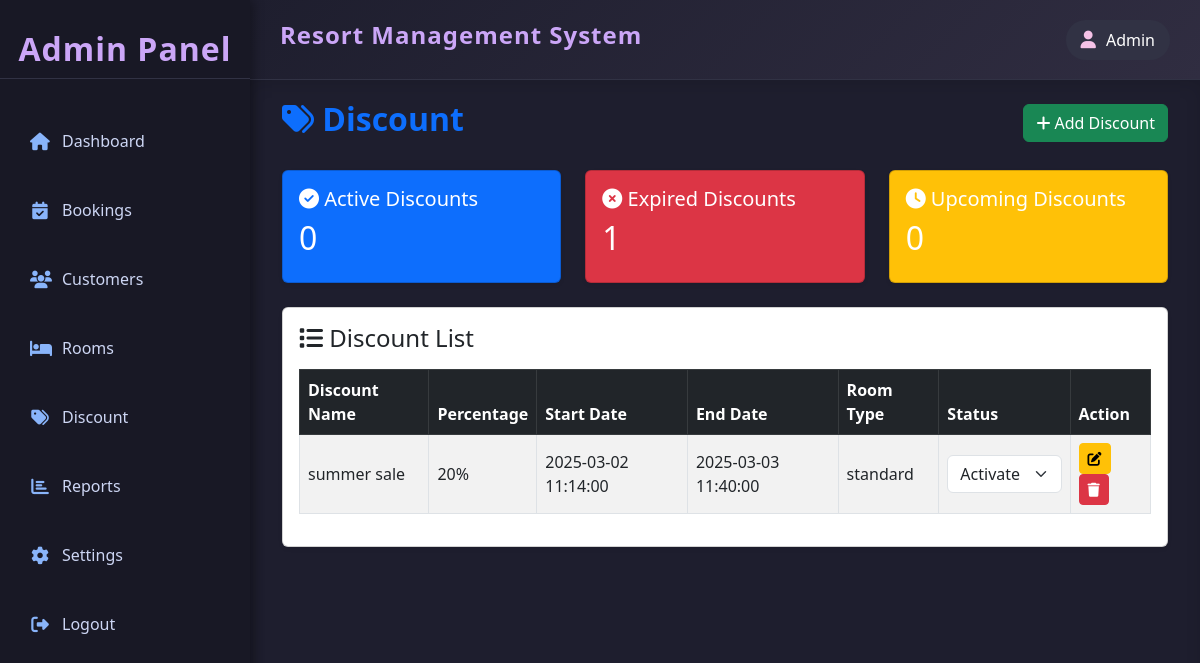
/admin/discount/index.php, run on the app's committed database.
### tables this page shows
CREATE TABLE IF NOT EXISTS `discount` (
  `discount_id` int(11) NOT NULL AUTO_INCREMENT,
  `discount_name` varchar(50) NOT NULL,
  `discount_percentage` int(11) NOT NULL,
  `discount_start` datetime NOT NULL,
  `discount_end` datetime NOT NULL,
  `discount_status` enum('activate','deactivate') NOT NULL,
  `applicable_room` enum('premium','deluxe','standard') NOT NULL,
  `created_at` datetime NOT NULL DEFAULT current_timestamp(),
  `updated_at` datetime NOT NULL DEFAULT current_timestamp(),
  PRIMARY KEY (`discount_id`)
);

### admin/includes/system_update.php (called while the page is built, shortened)
<?php
$track_query="SELECT
(SELECT COUNT(*) FROM discount WHERE discount_start<=NOW() && discount_end>=NOW()) AS active_discount,
(SELECT COUNT(*) FROM discount WHERE discount_start<NOW() && discount_end<NOW()) AS expired_discount,
(SELECT COUNT(*) FROM discount WHERE discount_start>NOW() && discount_end>NOW()) AS upcoming_discount;";
?>

### admin/discount/index.php (the view, shortened to what this page needs)
<?php
include('../../resources/database/config.php');
include("../includes/system_update.php");
$discount="SELECT * FROM discount ";
$result=mysqli_query($conn,$discount);
$track_result=mysqli_query($conn,$track_query);
$track=mysqli_fetch_assoc($track_result);
?>
<div class="content">
    <div class="container-fluid">
        <div class="d-flex justify-content-between align-items-center mb-4">
            <h2 class="fw-bold text-primary"><i class="fas fa-tags"></i> Discount</h2>
            <button class="btn btn-success"  onclick="window.location.href='create.php'">
                <i class="fas fa-plus"></i> Add Discount
            </button>
        </div>
        <div class="row mb-4">
            <div class="col-md-4">
                <div class="card text-white bg-primary shadow-sm">
                    <div class="card-body">
                        <h5 class="card-title"><i class="fas fa-check-circle"></i> Active Discounts</h5>
                        <h2><?php echo $track['active_discount'] ?></h2>
                    </div>
                </div>
            </div>
            <div class="col-md-4">
                <div class="card text-white bg-danger shadow-sm">
                    <div class="card-body">
                        <h5 class="card-title"><i class="fas fa-times-circle"></i> Expired Discounts</h5>
                        <h2><?php echo $track['expired_discount'] ?></h2>
                    </div>
                </div>
            </div>
            <div class="col-md-4">
                <div class="card text-white bg-warning shadow-sm">
                    <div class="card-body">
                        <h5 class="card-title"><i class="fas fa-clock"></i> Upcoming Discounts</h5>
                        <h2><?php echo $track['upcoming_discount'] ?></h2>
                    </div>
                </div>
            </div>
        </div>
        <div class="card shadow-sm">
            <div class="card-body">
                <h4 class="mb-3"><i class="fas fa-list"></i> Discount List</h4>
                <div class="table-responsive">
                    <table class="table table-bordered table-striped align-middle">
                        <thead class="table-dark">
                            <tr>
                                <th>Discount Name</th>
                                <th>Percentage</th>
                                <th>Start Date</th>
                                <th>End Date</th>
                                <th>Room Type</th>
                                <th>Status</th>
                                <th>Action</th>
                            </tr>
                        </thead>
                        <tbody>
                            <?php while($row=mysqli_fetch_assoc($result)){
                                $status=($row['discount_status'] == 'activate') ? 'selected' : '';
                                echo " <tr>
                                            <td>{$row['discount_name']}</td>
                                            <td>{$row['discount_percentage']}%</td>
                                            <td>{$row['discount_start']}</td>
                                            <td>{$row['discount_end']}</td>
                                            <td>{$row['applicable_room']}</td>
                                            <td><form action='update.php?id={$row['discount_id']}' method='POST'>
                                                <select class='form-select' name='status' onchange='this.form.submit()'>
                                                <option value='activate' ". ($status ? "selected" : "") .">Activate</option>
                                                <option value='deactivate' ". ($status ? "" : "selected") .">Deactivate</option>
                                                </select>
                                            </form>
                                            </td>
                                            <td>
                                                <a class='btn btn-sm btn-warning' href='edit.php?id={$row['discount_id']}'><i class='fas fa-edit'></i></a>
                                                <a class='btn btn-sm btn-danger' href='delete.php?id={$row['discount_id']}'><i class='fas fa-trash'></i></a>
                                            </td>
                                        </tr>";
                            } ?>
                        </tbody>
                    </table>
                </div>
            </div>
        </div>
    </div>
</div>

### data on the page
discount: discount_name "summer sale", discount_percentage "20", discount_start "2025-03-02 11:14:00", discount_end "2025-03-03 11:40:00", applicable_room "standard", status "Activate"

### other printed values
$track['active_discount'] "0"
$track['expired_discount'] "1"
$track['upcoming_discount'] "0"
